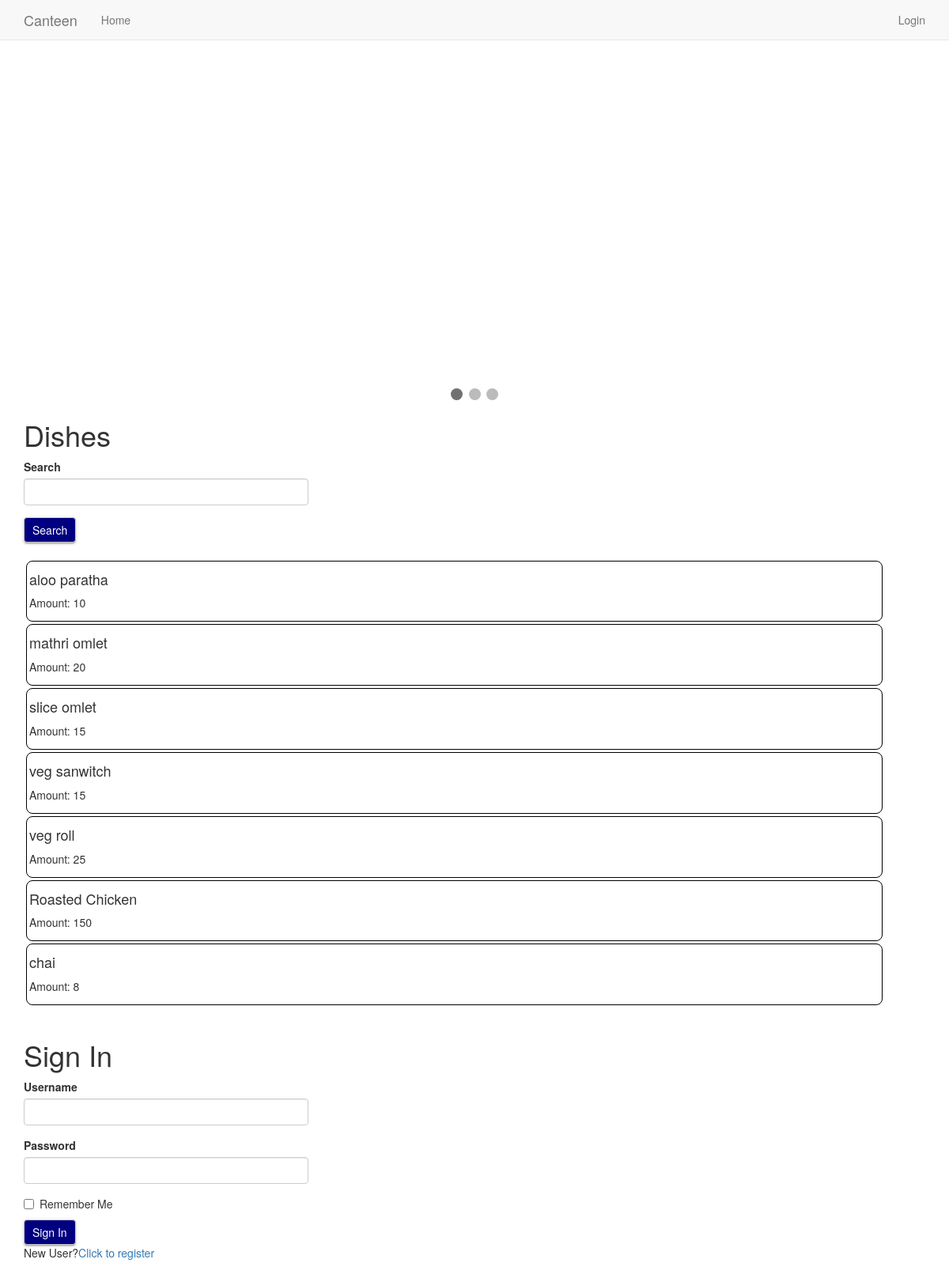
The page /index on the database as committed earlier.
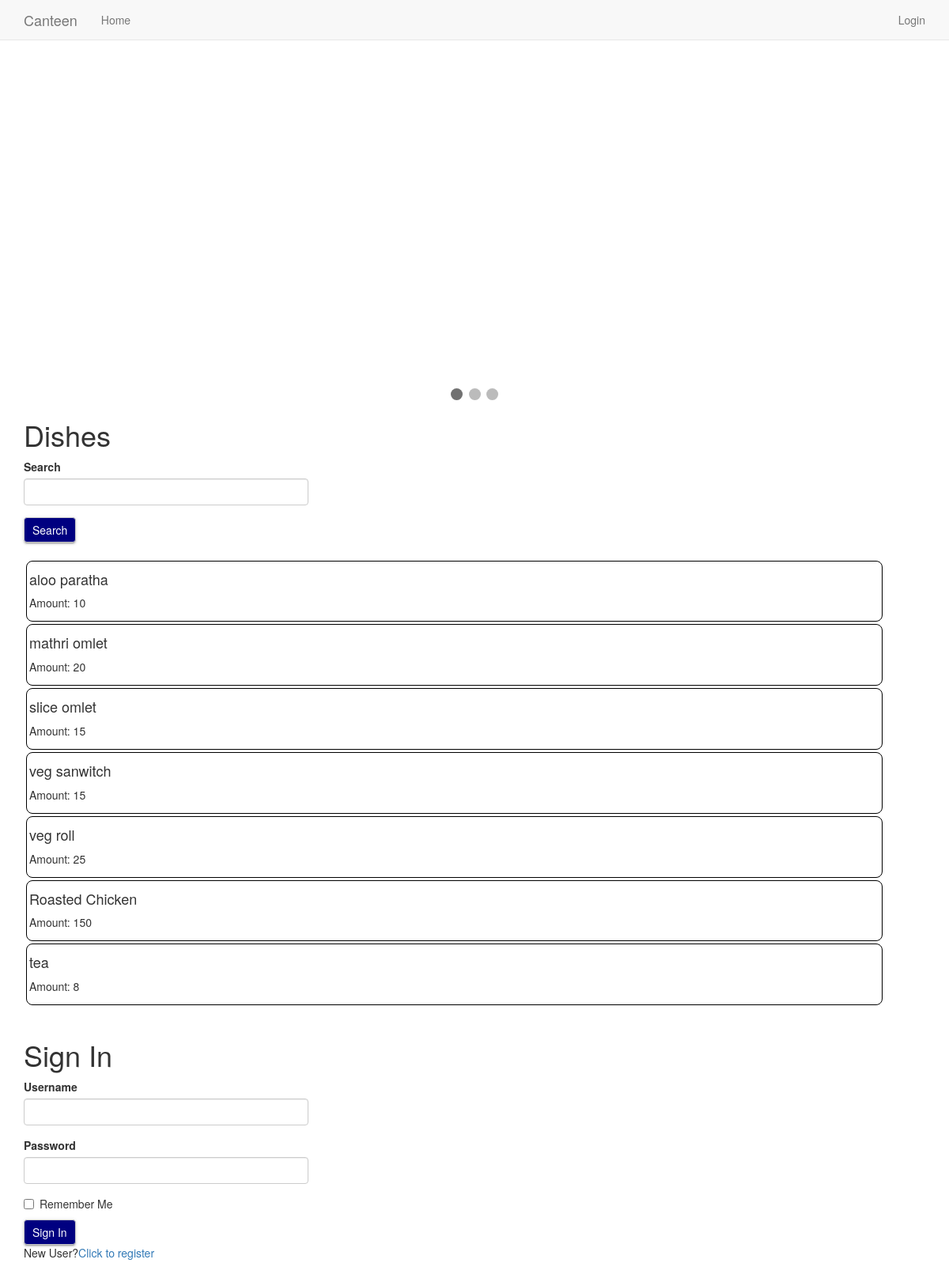
The same page on the database as committed later.
### app/models.py (models this page shows, shortened)
class Dishes(db.Model):
    id = db.Column(db.Integer, primary_key=True)
    dishname = db.Column(db.String(50), index=True, unique=True)
    amount = db.Column(db.Integer)
    timetaken = db.Column(db.Integer)
    quantity = db.Column(db.Integer)
    quantities = db.relationship('Quantity', backref='dish', lazy='dynamic')
    order = db.relationship('Orders', backref='dish', lazy='dynamic')

### app/routes.py (the view, shortened to what this page needs)
@app.route('/', methods=['GET', 'POST'])
@app.route('/index', methods=['GET', 'POST'])
def index():
    t = time_correction()
    dishes = Dishes.query.all()
    form1 = SearchForm()
    if form1.validate_on_submit():
        return redirect(url_for('search', dishname=form1.search.data))
    form2 = LoginForm()
    form = DishForm()
    if current_user.is_anonymous:
        return render_template('index.html', title='Home',
            dishes=dishes, form1=form1,
            form2=form2, next_page='index')
    elif current_user.username != "admin":
        if t == 0:
            flash('Your order will be accepted fast.')
        else:
            flash('Your order will be accepted after {} minutes'.format(t))
    quantities = Quantity.query.filter_by(customer=current_user).all()
    return render_template('index.html', title='Home',
        dishes=dishes, form=form, quantities=quantities,
        form1=form1, next_page='index')

### app/forms.py
class SearchForm(FlaskForm):
    search = StringField('Search', validators=[DataRequired()])
    submit = SubmitField('Search')

class LoginForm(FlaskForm):
    username = StringField('Username', validators=[DataRequired()])
    password = PasswordField('Password', validators=[DataRequired()])
    remember_me = BooleanField('Remember Me')
    submit = SubmitField('Sign In')

### app/routes.py (called while the page is built, shortened)
def time_correction():
    wait_time, t = app.config['WAIT_TIME'], 0
    recent_orders = RecentOrders.query.all()
    app.config['WAIT_TIME'] = wait_time
    db.session.commit()
    if recent_orders:
        t = (recent_order.timestamp
            + timedelta(minutes=330)
            - datetime.now()).total_seconds()
        return (t//60+1)
    return 0

### app/templates/index.html
{% extends "base.html" %}
{% import 'bootstrap/wtf.html' as wtf %}
{% block app_content %}
  <h1>Dishes</h1>
  <div class="row">
    <div class="col-sm-9 col-md-6 col-lg-4">
      {{ wtf.quick_form(form1) }}
    </div>
  </div>
  <br>
  {% if not current_user.is_anonymous %}
    {% for dish in dishes %}
      {% for quantity in quantities %}
        {% if quantity.dish.dishname==dish.dishname %}
          {% include "_dish.html" %}
        {% endif %}
      {% endfor %}
    {% endfor %}
  {% else %}
    {% for dish in dishes %}
      {% include "_dish.html" %}
    {% endfor %}
  {% endif %}
  <br>
  {% if current_user.username=='admin' %}
    <div class="row">
      <div class="col-sm-9 col-md-6 col-lg-4">
        {{ wtf.quick_form(form) }}
      </div>
    </div>
  {% elif not current_user.is_anonymous %}
    <form action="{{ url_for('order') }}" method="post">
      <input class="btn" type="submit" value="Order">
    </form>
  {% else %}
    {% include "login.html" %}
  {% endif %}
{% endblock %}

### app/templates/_dish.html (shortened to what this page needs)
<div class="container dish">
  <form action="{{ url_for('update', dishname=dish.dishname, next_page=next_page) }}" method="post">
    <div class="row">
      <div class="col-xs-8 col-sm-9 col-lg-10">
        <h4>{{ dish.dishname }}</h4>
        <p>Amount: {{ dish.amount }}</p>
      </div>
      <div class="col-xs-4 col-sm-3 col-lg-2">
      </div>
    </div>
  </form>
</div>

Rows that differ between the two databases and show on the page:
changed Dishes: dishname "chai" → "tea"
